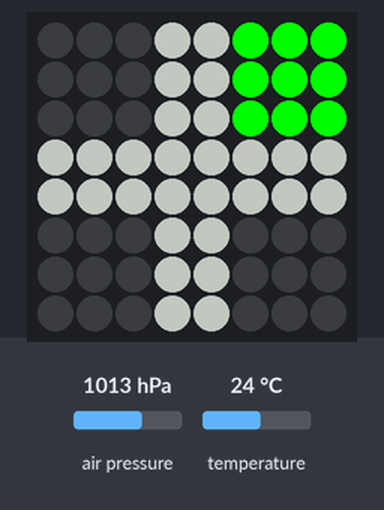
Recording of a program running on a simulated Raspberry Pi (BCM pin numbers) with a Sense HAT. Parts: the Sense HAT's 8×8 RGB LED matrix. The test bench sets the inputs (shaded band); at power-on: temperature 24 °C, air pressure 1013 hPa. Dim RGB values are drawn brighter than linear.

Above: at 1.2 s.
1.3 s: temperature set to 18.3 °C
3.2 s: temperature set to 17.5 °C
At 4.7 s:
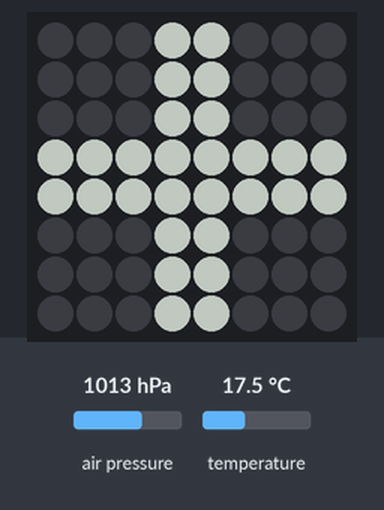
7.3 s: temperature set to 19 °C
At 9.2 s:
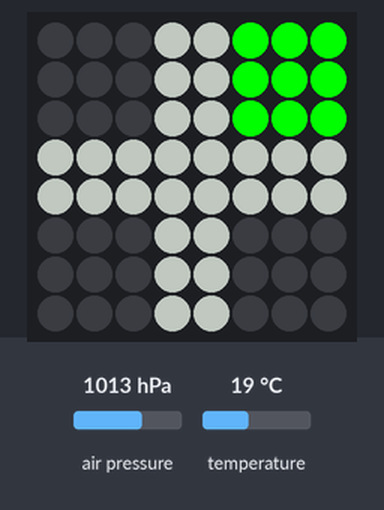
9.5 s: temperature set to 12 °C
At 11.8 s:
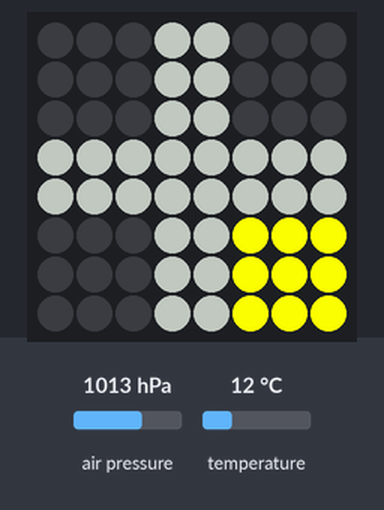
Timing chart, 0 to 13.3 s (numbered marks = the images above; inputs shaded):
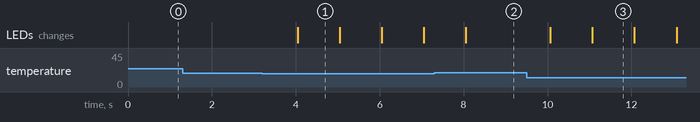

The program:

envmon.py
```python
# Import the relevant modules
from sense_hat import SenseHat
import time

# Set up the sense hat
sense = SenseHat()
sense.set_rotation(270)

# Define our base colours
WHT = [100, 100, 100] # White - for the graph lines
AMB = [255, 255, 0  ] # Amber for the warnings
GRN = [0  , 255, 0  ] # Green for all good
RED = [255, 0,   0  ] # Red for all bad
BLK = [0  , 0  , 0  ] # Black for an LED in the off state

# Base withg graph lines on and all other LEDS off
BASE = [BLK, BLK, BLK, WHT, WHT, BLK, BLK, BLK,
        BLK, BLK, BLK, WHT, WHT, BLK, BLK, BLK,
        BLK, BLK, BLK, WHT, WHT, BLK, BLK, BLK,
        WHT, WHT, WHT, WHT, WHT, WHT, WHT, WHT,
        WHT, WHT, WHT, WHT, WHT, WHT, WHT, WHT,
        BLK, BLK, BLK, WHT, WHT, BLK, BLK, BLK,
        BLK, BLK, BLK, WHT, WHT, BLK, BLK, BLK,
        BLK, BLK, BLK, WHT, WHT, BLK, BLK, BLK]

# GOOD display - green in top right
GOOD = [BLK, BLK, BLK, WHT, WHT, GRN, GRN, GRN,
        BLK, BLK, BLK, WHT, WHT, GRN, GRN, GRN,
        BLK, BLK, BLK, WHT, WHT, GRN, GRN, GRN,
        WHT, WHT, WHT, WHT, WHT, WHT, WHT, WHT,
        WHT, WHT, WHT, WHT, WHT, WHT, WHT, WHT,
        BLK, BLK, BLK, WHT, WHT, BLK, BLK, BLK,
        BLK, BLK, BLK, WHT, WHT, BLK, BLK, BLK,
        BLK, BLK, BLK, WHT, WHT, BLK, BLK, BLK]

# BAD display - red in bottom left
BAD  = [BLK, BLK, BLK, WHT, WHT, BLK, BLK, BLK,
        BLK, BLK, BLK, WHT, WHT, BLK, BLK, BLK,
        BLK, BLK, BLK, WHT, WHT, BLK, BLK, BLK,
        WHT, WHT, WHT, WHT, WHT, WHT, WHT, WHT,
        WHT, WHT, WHT, WHT, WHT, WHT, WHT, WHT,
        RED, RED, RED, WHT, WHT, BLK, BLK, BLK,
        RED, RED, RED, WHT, WHT, BLK, BLK, BLK,
        RED, RED, RED, WHT, WHT, BLK, BLK, BLK]

# BAD PRESSURE display - amber in   top left
WARN1 = [AMB, AMB, AMB, WHT, WHT, BLK, BLK, BLK,
         AMB, AMB, AMB, WHT, WHT, BLK, BLK, BLK,
         AMB, AMB, AMB, WHT, WHT, BLK, BLK, BLK,
         WHT, WHT, WHT, WHT, WHT, WHT, WHT, WHT,
         WHT, WHT, WHT, WHT, WHT, WHT, WHT, WHT,
         BLK, BLK, BLK, WHT, WHT, BLK, BLK, BLK,
         BLK, BLK, BLK, WHT, WHT, BLK, BLK, BLK,
         BLK, BLK, BLK, WHT, WHT, BLK, BLK, BLK]

# BAD TEMPERATURE display - amber in bottom left
WARN2 = [BLK, BLK, BLK, WHT, WHT, BLK, BLK, BLK,
         BLK, BLK, BLK, WHT, WHT, BLK, BLK, BLK,
         BLK, BLK, BLK, WHT, WHT, BLK, BLK, BLK,
         WHT, WHT, WHT, WHT, WHT, WHT, WHT, WHT,
         WHT, WHT, WHT, WHT, WHT, WHT, WHT, WHT,
         BLK, BLK, BLK, WHT, WHT, AMB, AMB, AMB,
         BLK, BLK, BLK, WHT, WHT, AMB, AMB, AMB,
         BLK, BLK, BLK, WHT, WHT, AMB, AMB, AMB]

# Possible states that we can measure
ALLGOOD = 0
BADPRESSURE = 1
BADTEMPERATURE = 2
BOTHBAD = 3

# Disctionary maps the possible states onto the correct display
display = {ALLGOOD: GOOD, BADPRESSURE:WARN1, BADTEMPERATURE:WARN2, BOTHBAD: BAD }

# Boolean used to track whf display is on when we are in flashing mode
flash = False

# Main code starts here/ Loop around forever
while(True):

  # Assume the status is all ok
  status = ALLGOOD

  # Get the temperature and check the range
  temp = round(sense.get_temperature_from_humidity(), 1 )
  if temp < 18 or temp > 40:
    status = BADTEMPERATURE

  # Get the pressure and check the range
  pres = round(sense.get_pressure(), 1)
  if pres < 850 or pres > 1050:
    status += BADPRESSURE

  # If the status is good then display the steady state
  if status == ALLGOOD:
    sense.set_pixels(display[status])
  else:

    # Status is not good so need to flash the display as a warning.
    if flash:
        sense.set_pixels(display[status])
    else:
        sense.set_pixels(BASE)
    flash = not flash

  # If we are in the both bad state then flash super quick, otherwise flash at normal speed
  if status == BOTHBAD:
    time.sleep(0.1)
  else:
    time.sleep(1)
```

Measured:
- the behaviour switches between 18 and 17.9 °C on temperature (found by bisection; images 0 and 1)
- after the input at 1.3 s, every drawn part: stays the same
- after the input at 3.2 s, the LEDs: change after 0.84 s (image 1)
- after the input at 7.3 s, the LEDs: change after 0.76 s (image 2)
- after the input at 9.5 s, the LEDs: first change after 0.56 s (image 3 shows a later state)
- what the display in image 1 shows lasts 1.0 s, from 4.0 s to 5.0 s
